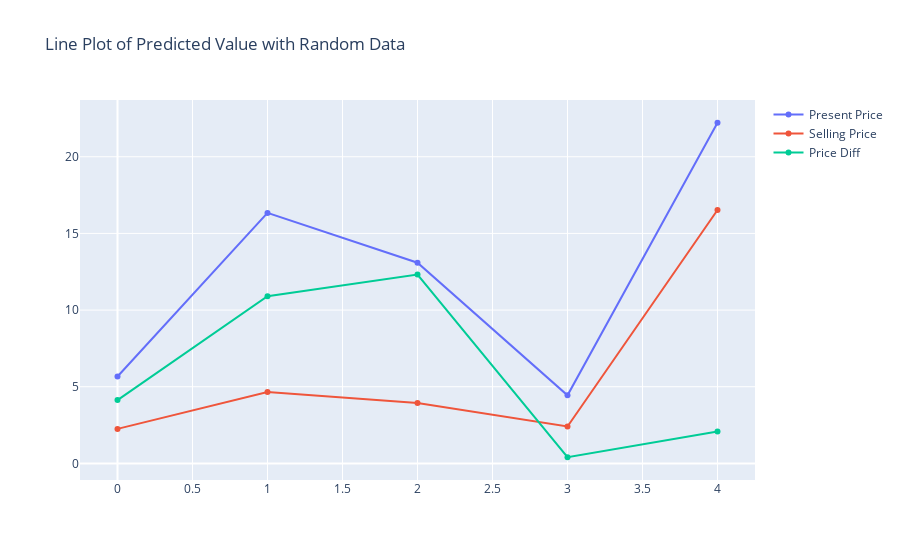

This figure's notebook cell:
### Code cell
fig = go.Figure()
fig.add_trace(go.Scatter(y = pred_df.Present_Price, mode = 'lines+markers', name = 'Present Price'))
fig.add_trace(go.Scatter(y = pred_df.Selling_Price, mode = 'lines+markers', name = 'Selling Price'))
fig.add_trace(go.Scatter(y = pred_df.Price_Diff, mode = 'lines+markers', name = 'Price Diff'))
fig.update_layout(title = 'Line Plot of Predicted Value with Random Data')
fig.show()

### Figure 1 — Plotly figure (JSON) as saved in the notebook; plotly's stock layout.template omitted (floating-point values rounded to 4 significant figures)
{"data": [{"mode": "lines+markers", "name": "Present Price", "type": "scatter", "y": [5.67, 16.34, 13.09, 4.44, 22.22]}, {"mode": "lines+markers", "name": "Selling Price", "type": "scatter", "y": [2.249, 4.653, 3.939, 2.405, 16.53]}, {"mode": "lines+markers", "name": "Price Diff", "type": "scatter", "y": [4.13, 10.9, 12.32, 0.4, 2.08]}], "layout": {"title": {"text": "Line Plot of Predicted Value with Random Data"}}}
